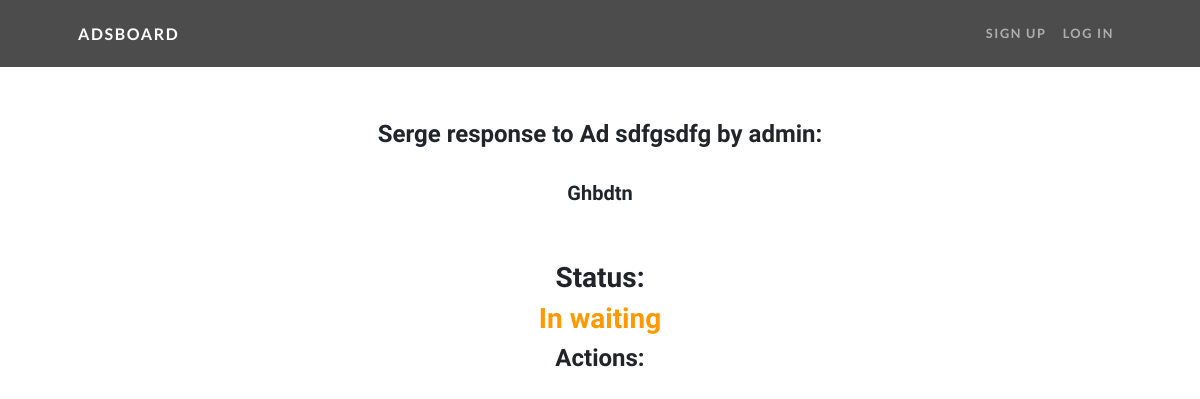
Before: /adsboard/response/1 with the older database file.
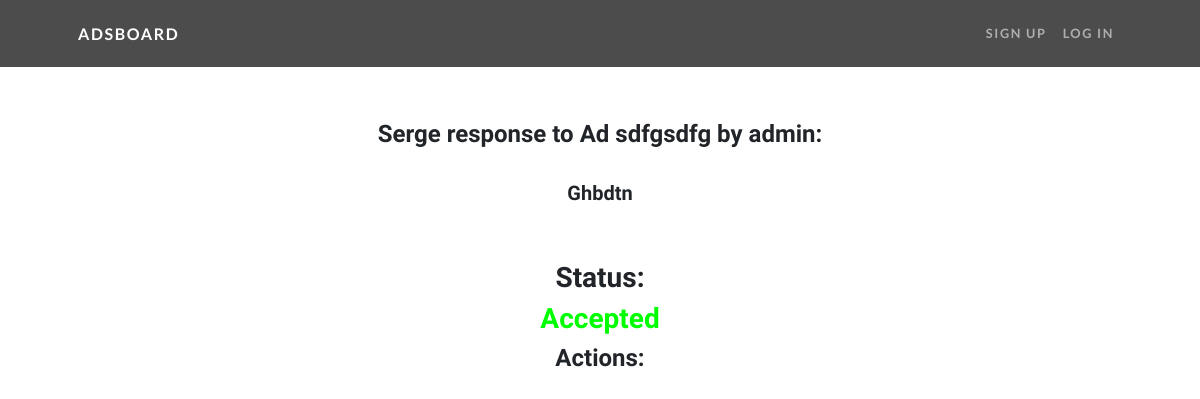
After: the same page with the newer database file.
### ads/views.py (the view)
# urls.py: path('response/<int:pk>', Resp.as_view(), name='resp'),
class Resp(DetailView):
    model = Response
    template_name = 'resp.html'
    context_object_name = 'resp'

### ads/models.py (called while the page is built)
    def __str__(self):
        return f'Ad {self.title} by {self.author}'

### templates/resp.html (shortened to what this page needs)
{% extends 'flatpages/default.html' %}
{% block content %}
<br>
<br>
<h4>{{ resp.buyer }} response to {{ resp.advert }}: </h4>
<br>
<h5>{{ resp.text_resp }}</h5>
<br>
<br>
<h3>Status:</h3>
<h3>
{% if resp.status_delete %}
    <td><span style="color: #ff0000;">Deleted</span></td>
{% else %}
    {% if resp.status_accept %}
        <td><span style="color: #00ff00;">Accepted</span></td>
    {% else %}
        <td><span style="color: #ff9900;">In waiting</span></td>
    {% endif %}
{% endif %}
</h3>
<h4>Actions:</h4>
{% endblock content %}

Changed rows visible on the page:
changed Response "Ghbdtn": status_accept False → True (drawn)
Other visible differences:
text no longer shown: "In waiting"
text now shown: "Accepted"
